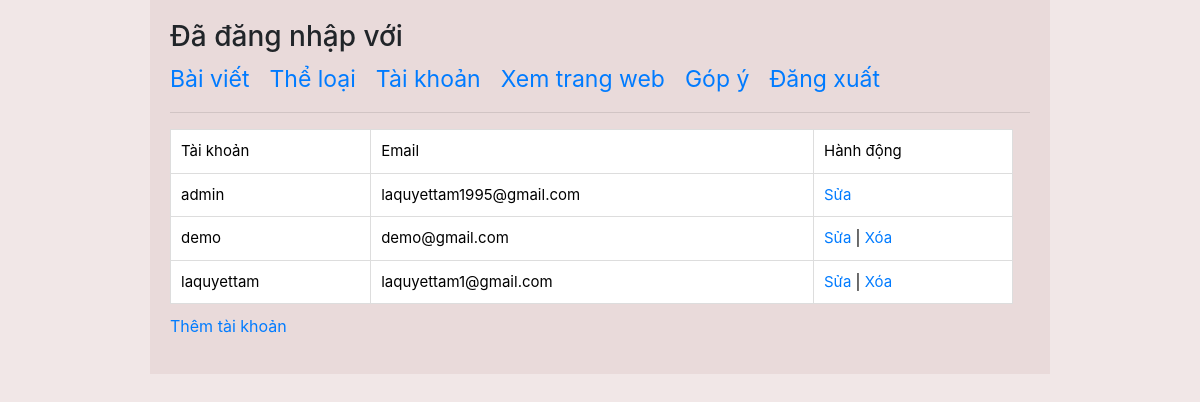
/admin/users.php, run on the app's committed database.
### tables this page shows
CREATE TABLE IF NOT EXISTS `blog_members` (
  `memberID` int unsigned NOT NULL AUTO_INCREMENT,
  `username` varchar(255) DEFAULT NULL,
  `password` varchar(255) DEFAULT NULL,
  `email` varchar(255) DEFAULT NULL,
  PRIMARY KEY (`memberID`)
);

### admin/users.php (the view, shortened to what this page needs)
<?php
include('../includes/config.php');
?>
<!DOCTYPE html>
<html lang="en">
<head>
    <link rel="stylesheet" href="https://maxcdn.bootstrapcdn.com/bootstrap/4.1.3/css/bootstrap.min.css">
    <link rel="stylesheet" href="../style/main.css?v=<?php echo time(); ?>">
</head>
<body>
    <div id="wrapper">
        <h3>Đã đăng nhập với <?php echo $_SESSION['username'] ?></h3>
        <?php include('menu.php'); ?>
        <table>
            <tr>
                <td>Tài khoản</td>
                <td>Email</td>
                <td>Hành động</td>
            </tr>
            <?php
            try {
                $cmd = $db->query('SELECT memberID,username,email FROM blog_members ORDER BY username');
                while ($row = $cmd->fetch()) {
                    echo '<tr>';
                    echo '<td>' . htmlentities($row['username']) . '</td>';
                    echo '<td>' . htmlentities($row['email']) . '</td>';
            ?>
                    <td>
                        <a href="edit-user.php?id=<?php echo $row['memberID']; ?>">Sửa</a>
                        <?php
                        if ($row['memberID'] != 1) {
                        ?>
                            | <a href="javascript:deluser('<?php echo $row['memberID']; ?>','<?php echo $row['username']; ?>')">Xóa</a>
                        <?php } ?>
                    </td>
            <?php echo '</tr>';
                }
            } catch (PDOException $e) {
                echo $e->getMessage();
            }
            ?>
        </table>
        <p><a href="add-user.php">Thêm tài khoản</a></p>
    </div>
</body>
</html>

### style/main.css (style rules this page uses)
body { background:#f1e7e7 }
#wrapper { margin:auto; max-width:900px !important; }
#wrapper { background: #e9dada; padding:20px; }
p,li { color: #555555; font-size: 16px; line-height: 1.5em; }
a { color: #007bff; text-decoration: none; }
table { width:98%; text-align:left; border:1px solid #DDDDDD; font-size:12px; color:#000;background:#fff; margin-bottom:10px; }
table tr td { border: 1px solid #DDDDDD; padding: 10px; font-size: 15px; }

### data on the page
blog_members: username "admin", email "laquyettam1995@gmail.com"
blog_members: username "demo", email "demo@gmail.com"
blog_members: username "laquyettam", email "laquyettam1@gmail.com"
